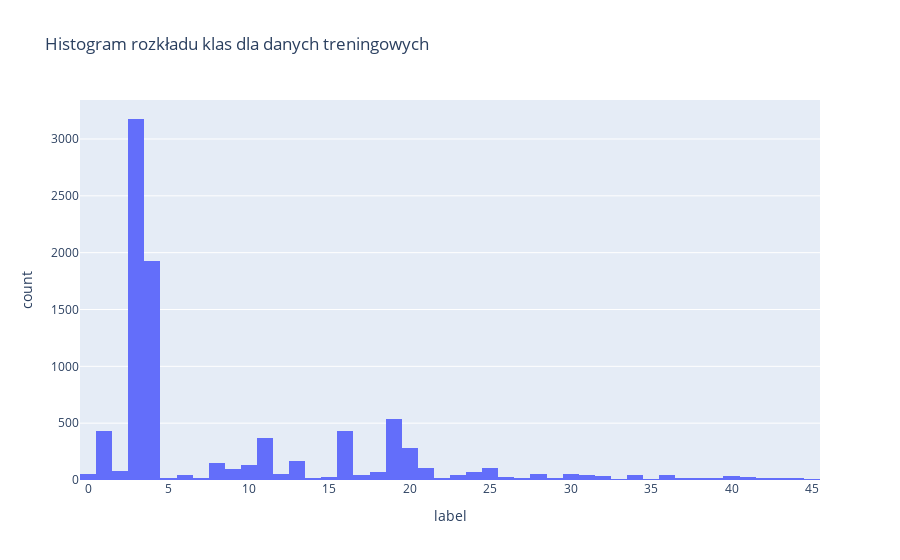

Notebook source saved alongside this figure:
### Code cell
# Histogram dla da nych treningowych
fig = px.histogram(train_labels, labels={"value":"label"}, title="Histogram rozkładu klas dla danych treningowych")
fig.update_layout(showlegend=False)
fig.show()

### Figure 1 — Plotly figure (JSON) as saved in the notebook; plotly's stock layout.template omitted (floating-point values rounded to 4 significant figures; data arrays with more than 128 entries replaced by an {"elided": "..."} marker saying what was removed)
{"data": [{"alignmentgroup": "True", "bingroup": "x", "hovertemplate": "variable=0<br>label=%{x}<br>count=%{y}<extra></extra>", "legendgroup": "0", "marker": {"color": "#636efa", "pattern": {"shape": ""}}, "name": "0", "offsetgroup": "0", "orientation": "v", "showlegend": true, "type": "histogram", "x": {"elided": "8982 int values"}, "xaxis": "x", "yaxis": "y"}], "layout": {"barmode": "relative", "legend": {"title": {"text": "variable"}, "tracegroupgap": 0}, "showlegend": false, "title": {"text": "Histogram rozkładu klas dla danych treningowych"}, "xaxis": {"anchor": "y", "domain": [0, 1], "title": {"text": "label"}}, "yaxis": {"anchor": "x", "domain": [0, 1], "title": {"text": "count"}}}}
